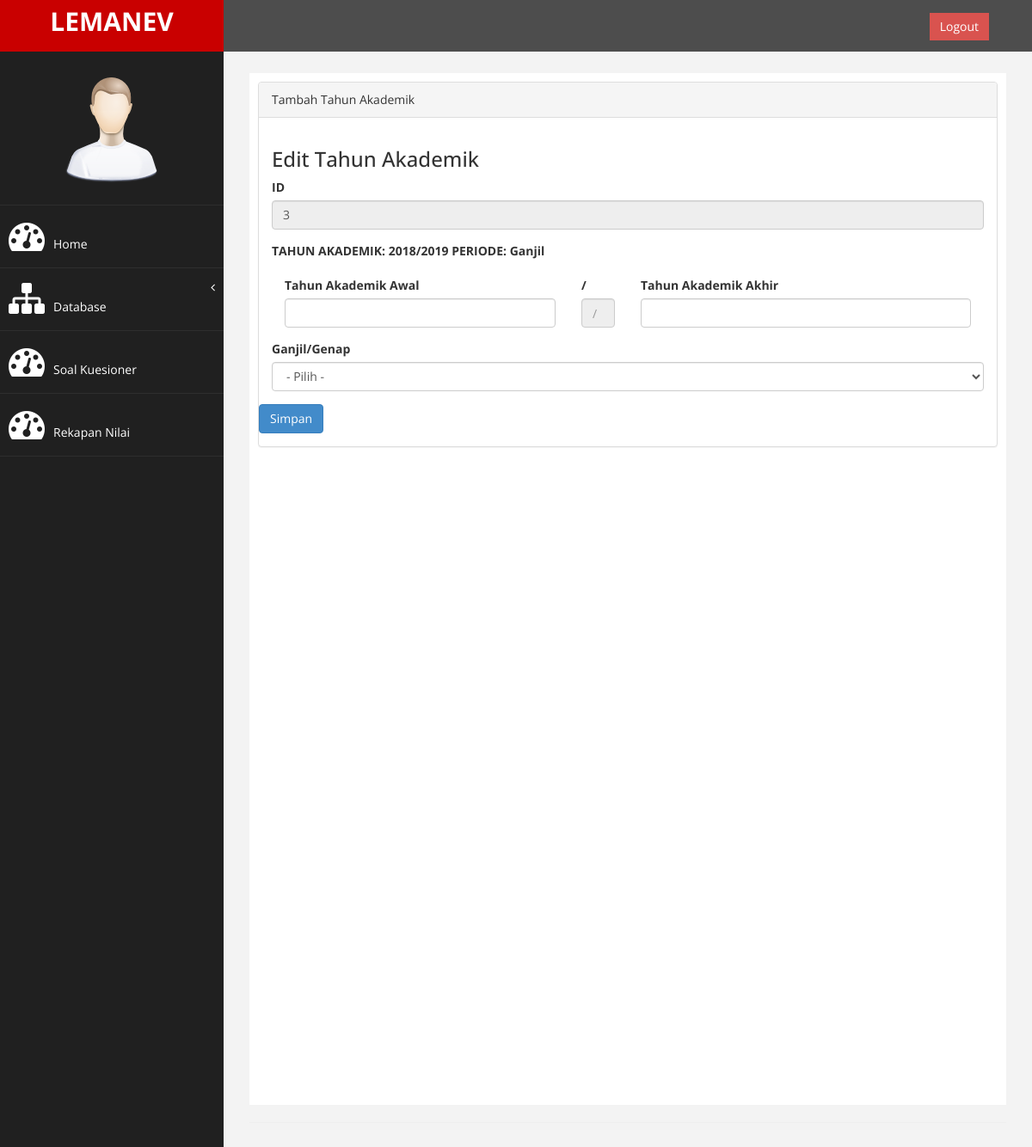
The app's page /index.php?page=th_akd&aksi=ubah&id_tahun=3 (signed in) with its own data.
### tables this page shows
CREATE TABLE `tb_th_akademik` (
  `id_tahun` int(11) NOT NULL,
  `th_akademik1` varchar(10) NOT NULL,
  `th_akademik2` varchar(10) NOT NULL
);

### page/th_akd/ubah.php (the view, shortened to what this page needs)
<?php
if ($_SESSION['admin']) {
    $id = $_GET['id_tahun'];
    $sql = $conn->query("select * from tb_th_akademik where id_tahun='$id'");
    $tampil = $sql->fetch_assoc();
    ?>
    <div class="panel panel-default">
        <div class="panel-heading">
            Tambah Tahun Akademik
        </div>
        <div class="panel-body">
            <div class="row">
                <div class="col-md-12">
                    <h3>Edit Tahun Akademik</h3>
                    <form method="POST">
                        <div class="form-group">
                            <label>ID</label>
                            <div class="form-control" name="id" readonly><?= $tampil['id_tahun'] ?></div>
                        </div>
                        <div class="form-group">
                            <label>TAHUN AKADEMIK: <?= $tampil['th_akademik1'] ?> PERIODE: <?= $tampil['th_akademik2'] ?> </label>
                        </div>
                        <div class="col-md-5">
                            <div class="form-group">
                                <label>Tahun Akademik Awal</label>
                                <input class="form-control" name="th_akd_awal" />
                            </div>
                        </div>
                        <div class="col-md-1">
                            <div class="form-group">
                                <label>/</label>
                                <input class="form-control" name="slash" placeholder="/" readonly />
                            </div>
                        </div>
                        <div class="col-md-6">
                            <div class="form-group">
                                <label>Tahun Akademik Akhir</label>
                                <input class="form-control" name="th_akd_akhir" />
                            </div>
                        </div>
                        <div class="form-group">
                            <label>Ganjil/Genap</label>
                            <select class="form-control" name="ganjil_genap">
                                <option>- Pilih -</option>
                            </select>
                        </div>
                </div>
                <div><input type="submit" name="simpan" value="Simpan" class="btn btn-primary"></div>
            </div>
        </div>
    </div>
    </div>
        <?php
} else {
    header("location:login.php");
}
?>

### assets/css/custom.css (style rules this page uses)
body { font-family: 'Open Sans', sans-serif; }

### records on screen
tb_th_akademik: id_tahun "3", th_akademik1 "2018/2019", th_akademik2 "Ganjil"
